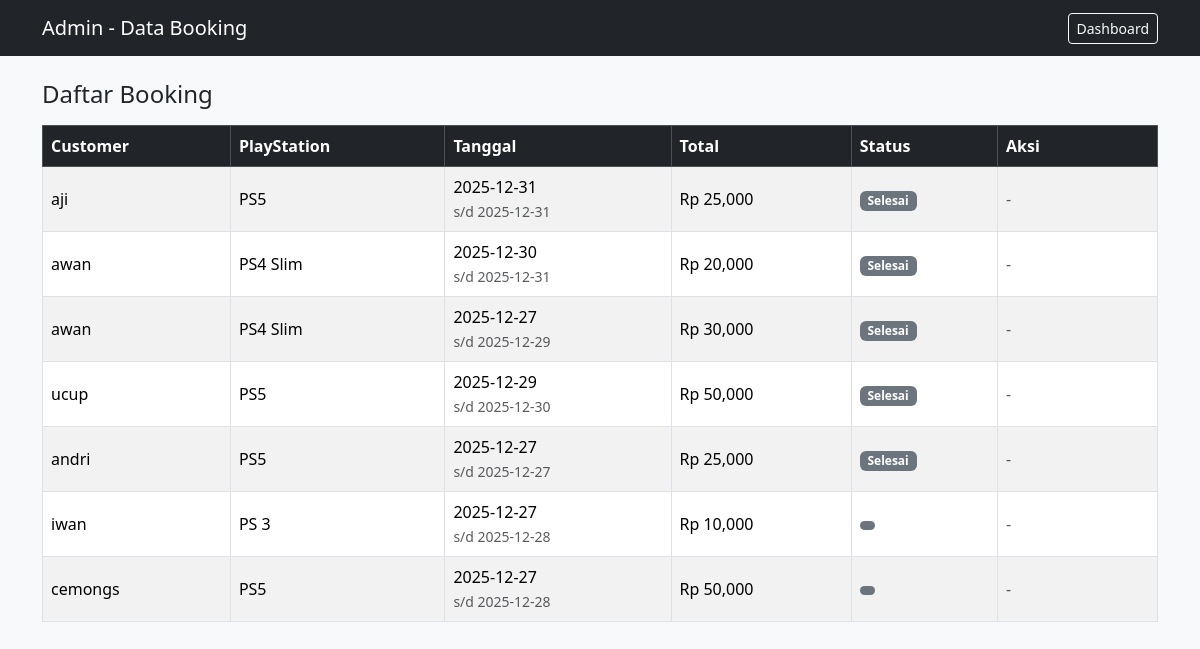
Screenshot of /admin/booking.php (signed in) with the database file from the repository.
### tables this page shows
CREATE TABLE `bookings` (
  `id` int(11) NOT NULL,
  `ps_id` int(11) DEFAULT NULL,
  `nama_customer` varchar(100) DEFAULT NULL,
  `no_hp` varchar(20) DEFAULT NULL,
  `alamat` text DEFAULT NULL,
  `tanggal_mulai` date DEFAULT NULL,
  `tanggal_selesai` date DEFAULT NULL,
  `total_harga` int(11) DEFAULT NULL,
  `status` enum('pending','approved','selesai') DEFAULT 'pending'
);

CREATE TABLE `playstations` (
  `id` int(11) NOT NULL,
  `nama_ps` varchar(50) DEFAULT NULL,
  `harga_per_hari` int(11) DEFAULT NULL,
  `status` enum('tersedia','dibooking') DEFAULT 'tersedia'
);

### admin/booking.php (the view, shortened to what this page needs)
<?php
include '../config/database.php';
$query = "
    SELECT b.*, p.nama_ps
    FROM bookings b
    JOIN playstations p ON b.ps_id = p.id
    ORDER BY b.id DESC
";
$data = mysqli_query($conn, $query);
?>
<!DOCTYPE html>
<html lang="id">
<head>
    <link href="https://cdn.jsdelivr.net/npm/bootstrap@5.3.3/dist/css/bootstrap.min.css" rel="stylesheet">
</head>
<body class="bg-light">
<nav class="navbar navbar-dark bg-dark">
    <div class="container">
        <span class="navbar-brand">Admin - Data Booking</span>
        <a href="dashboard.php" class="btn btn-outline-light btn-sm">Dashboard</a>
    </div>
</nav>
<div class="container mt-4">
    <h4 class="mb-3">Daftar Booking</h4>
    <?php if (mysqli_num_rows($data) == 0) { ?>
        <div class="alert alert-info text-center">
            Belum ada data booking.
        </div>
    <?php } else { ?>
    <div class="table-responsive">
        <table class="table table-bordered table-striped align-middle">
            <thead class="table-dark">
                <tr>
                    <th>Customer</th>
                    <th>PlayStation</th>
                    <th>Tanggal</th>
                    <th>Total</th>
                    <th>Status</th>
                    <th width="160">Aksi</th>
                </tr>
            </thead>
            <tbody>
            <?php while ($b = mysqli_fetch_assoc($data)) { ?>
                <tr>
                    <td><?= htmlspecialchars($b['nama_customer']) ?></td>
                    <td><?= htmlspecialchars($b['nama_ps']) ?></td>
                    <td>
                        <?= $b['tanggal_mulai'] ?>
                        <br>
                        <small class="text-muted">s/d <?= $b['tanggal_selesai'] ?></small>
                    </td>
                    <td>Rp <?= number_format($b['total_harga']) ?></td>
                    <td>
                        <span class="badge
                            <?= $b['status']=='pending' ? 'bg-warning' :
                               ($b['status']=='approved' ? 'bg-success' : 'bg-secondary') ?>">
                            <?= ucfirst($b['status']) ?>
                        </span>
                    </td>
                    <td>
                        <?php if ($b['status'] == 'pending') { ?>
                            <a href="booking_action.php?id=<?= $b['id'] ?>&act=approve"
                               class="btn btn-success btn-sm mb-1"
                               onclick="return confirm('Approve booking ini?')">
                                Approve
                            </a>
                            <a href="booking_action.php?id=<?= $b['id'] ?>&act=reject"
                               class="btn btn-danger btn-sm"
                               onclick="return confirm('Reject booking ini?')">
                                Reject
                            </a>
                        <?php } else { ?>
                            <span class="text-muted">-</span>
                        <?php } ?>
                    </td>
                </tr>
            <?php } ?>
            </tbody>
        </table>
    </div>
    <?php } ?>
</div>
</body>
</html>

### rows the page displays
bookings: nama_customer "aji", ps.nama_ps "PS5", tanggal_mulai "2025-12-31", tanggal_selesai "2025-12-31", total_harga "25,000", status "Selesai"
bookings: nama_customer "awan", ps.nama_ps "PS4 Slim", tanggal_mulai "2025-12-30", tanggal_selesai "2025-12-31", total_harga "20,000", status "Selesai"
bookings: nama_customer "awan", ps.nama_ps "PS4 Slim", tanggal_mulai "2025-12-27", tanggal_selesai "2025-12-29", total_harga "30,000", status "Selesai"
bookings: nama_customer "ucup", ps.nama_ps "PS5", tanggal_mulai "2025-12-29", tanggal_selesai "2025-12-30", total_harga "50,000", status "Selesai"
bookings: nama_customer "andri", ps.nama_ps "PS5", tanggal_mulai "2025-12-27", tanggal_selesai "2025-12-27", total_harga "25,000", status "Selesai"
bookings: nama_customer "iwan", ps.nama_ps "PS 3", tanggal_mulai "2025-12-27", tanggal_selesai "2025-12-28", total_harga "10,000"
bookings: nama_customer "cemongs", ps.nama_ps "PS5", tanggal_mulai "2025-12-27", tanggal_selesai "2025-12-28", total_harga "50,000"
